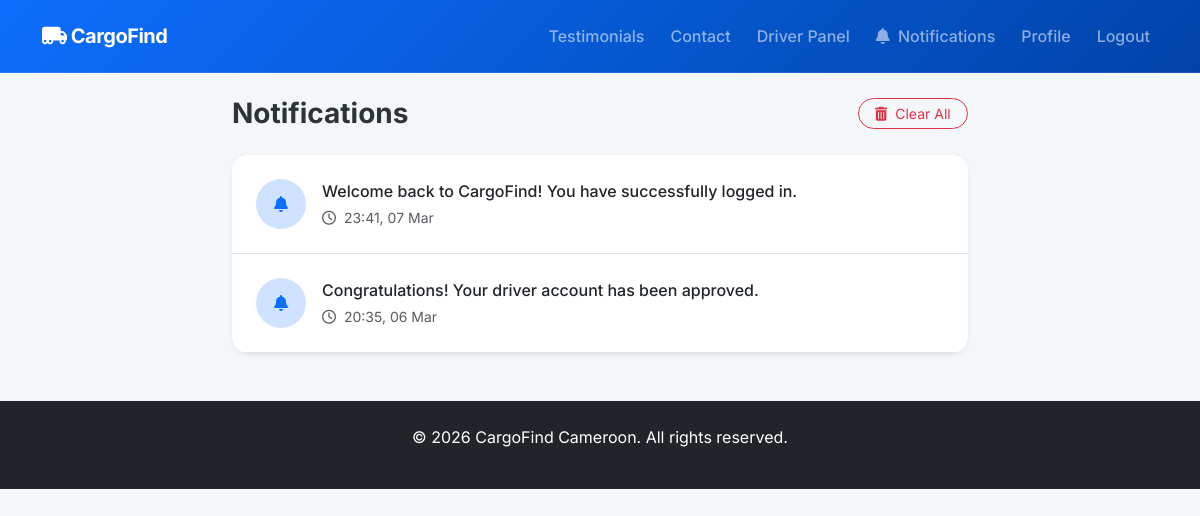
The app's page /notifications (signed in), older data.
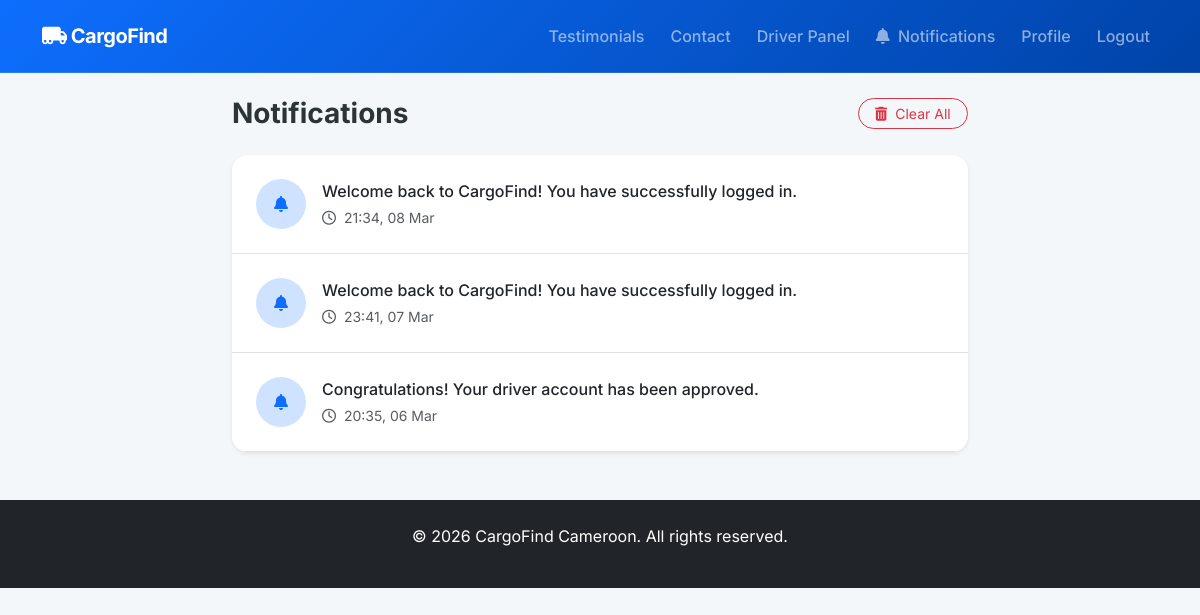
The same page, newer data.
### models.py (models this page shows)
class Notification(db.Model):
    id = db.Column(db.Integer, primary_key=True)
    user_id = db.Column(db.Integer, db.ForeignKey('user.id'), nullable=False)
    message = db.Column(db.String(255), nullable=False)
    is_read = db.Column(db.Boolean, default=False)
    created_at = db.Column(db.DateTime, default=datetime.utcnow)
    link = db.Column(db.String(100))

### app.py (the view)
@app.route('/notifications')
@login_required
def notifications():
    user_notifications = Notification.query.filter_by(user_id=current_user.id).order_by(Notification.created_at.desc()).all()
    for notif in user_notifications:
        notif.is_read = True
    db.session.commit()
    return render_template('notifications.html', notifications=user_notifications)

### app.py (called while the page is built)
@login_manager.user_loader
def load_user(user_id):
    return User.query.get(int(user_id))

### templates/notifications.html (shortened to what this page needs)
{% extends 'base.html' %}
{% block content %}
<div class="row justify-content-center">
    <div class="col-md-8">
        <div class="d-flex justify-content-between align-items-center mb-4">
            <h1 class="h3 fw-bold mb-0">Notifications</h1>
            {% if notifications %}
            <form action="{{ url_for('clear_notifications') }}" method="POST">
                <button type="submit" class="btn btn-outline-danger btn-sm rounded-pill px-3">
                    <i class="fas fa-trash-alt me-2"></i>Clear All
                </button>
            </form>
            {% endif %}
        </div>
        <div class="notification-list shadow-sm rounded-4 overflow-hidden">
            {% if notifications %}
                {% for notif in notifications %}
                <div class="p-4 border-bottom bg-white d-flex align-items-start gap-3 hover-shadow transition-base">
                    <div class="bg-primary-subtle text-primary rounded-circle p-3 flex-shrink-0" style="width: 50px; height: 50px; display: flex; align-items: center; justify-content: center;">
                        <i class="fas fa-bell"></i>
                    </div>
                    <div class="flex-grow-1">
                        <p class="mb-1 fw-medium text-dark">{{ notif.message }}</p>
                        <small class="text-muted d-block">
                            <i class="far fa-clock me-1"></i>
                            {{ notif.created_at.strftime('%H:%M, %d %b') }}
                        </small>
                    </div>
                </div>
                {% endfor %}
            {% endif %}
        </div>
    </div>
</div>
{% endblock %}

### templates/base.html (shortened to what this page needs)
<!DOCTYPE html>
<html lang="en">
<head>
    <link href="https://cdn.jsdelivr.net/npm/bootstrap@5.3.0/dist/css/bootstrap.min.css" rel="stylesheet">
    <link rel="stylesheet" href="https://cdnjs.cloudflare.com/ajax/libs/font-awesome/6.0.0/css/all.min.css">
    <link rel="stylesheet" href="https://unpkg.com/leaflet@1.9.4/dist/leaflet.css" />
    <link rel="stylesheet" href="{{ url_for('static', filename='css/style.css') }}">
</head>
<body>
    <nav class="navbar navbar-expand-lg navbar-dark sticky-top">
        <div class="container">
            <a class="navbar-brand" href="{{ url_for('index') }}"><i class="fas fa-truck-moving"></i> CargoFind</a>
            <div class="collapse navbar-collapse" id="navbarNav">
                <ul class="navbar-nav ms-auto">
                    <li class="nav-item"><a class="nav-link" href="{{ url_for('testimonials') }}">Testimonials</a></li>
                    <li class="nav-item"><a class="nav-link" href="{{ url_for('contact') }}">Contact</a></li>
                    {% if current_user.is_authenticated %}
                        {% if current_user.role == 'customer' %}
                            <li class="nav-item"><a class="nav-link" href="{{ url_for('customer_dashboard') }}">Dashboard</a></li>
                            <li class="nav-item"><a class="nav-link" href="{{ url_for('book_delivery') }}">Book Delivery</a></li>
                        {% elif current_user.role == 'driver' %}
                            <li class="nav-item"><a class="nav-link" href="{{ url_for('driver_dashboard') }}">Driver Panel</a></li>
                        {% endif %}
                        <li class="nav-item"><a class="nav-link" href="{{ url_for('notifications') }}"><i class="fas fa-bell me-1"></i> Notifications</a></li>
                        <li class="nav-item"><a class="nav-link" href="{{ url_for('profile') }}">Profile</a></li>
                        <li class="nav-item"><a class="nav-link" href="{{ url_for('logout') }}">Logout</a></li>
                    {% else %}
                        <li class="nav-item"><a class="nav-link" href="{{ url_for('login') }}">Login</a></li>
                        <li class="nav-item"><a class="nav-link btn btn-light text-primary fw-bold ms-lg-2" href="{{ url_for('register') }}">Sign Up</a></li>
                    {% endif %}
                </ul>
            </div>
        </div>
    </nav>
    <div class="container mt-4">
        {% block content %}{% endblock %}
    </div>
    <footer class="bg-dark text-white py-4 mt-5">
        <div class="container text-center">
            <p>&copy; 2026 CargoFind Cameroon. All rights reserved.</p>
        </div>
    </footer>
</body>
</html>

### static/css/style.css (style rules this page uses)
:root { --primary-gradient: linear-gradient(135deg, #0d6efd 0%, #0043a8 100%); --secondary-gradient: linear-gradient(135deg, #6c757d 0%, #343a40 100%); --glass-bg: rgba(255, 255, 255, 0.9); --card-shadow: 0 10px 30px rgba(0, 0, 0, 0.08); --transition-base: all 0.3s cubic-bezier(0.4, 0, 0.2, 1); }
body { font-family: 'Inter', sans-serif; background-color: #f4f7fa; color: #2d3436; overflow-x: hidden; }
.navbar { background: var(--primary-gradient) !important; backdrop-filter: blur(10px); border-bottom: 1px solid rgba(255, 255, 255, 0.1); padding: 1rem 0; transition: var(--transition-base); }
.btn { transition: var(--transition-base); transform: perspective(1px) translateZ(0); }

### templates/base.html (style rules this page uses)
.navbar-brand { font-weight: 700 !important; letter-spacing: -0.5px; }
.nav-link { font-weight: 500; margin-left: 10px; }

### templates/notifications.html (style rules this page uses)
.transition-base { transition: all 0.2s ease-in-out; }

Row changes from the older to the newer data that the page shows:
added Notification: message "Welcome back to CargoFind! You have successfully logged in.", created_at "21:34, 08 Mar"
